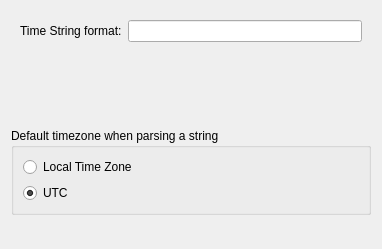
<?xml version="1.0" encoding="UTF-8"?>
<ui version="4.0">
 <comment>
  * Released as open source by Gabriel Caudrelier
  *
  * Developed by Gabriel Caudrelier, gabriel dot caudrelier at gmail dot com
  *
  * https://github.com/metrodango/pip3line
  *
  * Released under BSD 3-Clause see LICENSE for more information
</comment>
 <class>TimestampWidget</class>
 <widget class="QWidget" name="TimestampWidget">
  <property name="geometry">
   <rect>
    <x>0</x>
    <y>0</y>
    <width>382</width>
    <height>249</height>
   </rect>
  </property>
  <property name="sizePolicy">
   <sizepolicy hsizetype="Preferred" vsizetype="Preferred">
    <horstretch>0</horstretch>
    <verstretch>0</verstretch>
   </sizepolicy>
  </property>
  <property name="windowTitle">
   <string>Form</string>
  </property>
  <layout class="QVBoxLayout" name="verticalLayout">
   <item alignment="Qt::AlignTop">
    <widget class="QWidget" name="widget" native="true">
     <property name="sizePolicy">
      <sizepolicy hsizetype="Minimum" vsizetype="Maximum">
       <horstretch>0</horstretch>
       <verstretch>0</verstretch>
      </sizepolicy>
     </property>
     <layout class="QFormLayout" name="formLayout">
      <item row="0" column="0">
       <widget class="QLabel" name="formatLabel">
        <property name="text">
         <string>Time String format:</string>
        </property>
       </widget>
      </item>
      <item row="0" column="1">
       <widget class="QLineEdit" name="formatLineEdit"/>
      </item>
     </layout>
    </widget>
   </item>
   <item alignment="Qt::AlignTop">
    <widget class="QGroupBox" name="groupBox">
     <property name="sizePolicy">
      <sizepolicy hsizetype="Preferred" vsizetype="Maximum">
       <horstretch>0</horstretch>
       <verstretch>0</verstretch>
      </sizepolicy>
     </property>
     <property name="title">
      <string>Default timezone when parsing a string</string>
     </property>
     <layout class="QVBoxLayout" name="verticalLayout_2">
      <item>
       <widget class="QRadioButton" name="tzLocalRadioButton">
        <property name="text">
         <string>Local Time Zone</string>
        </property>
       </widget>
      </item>
      <item>
       <widget class="QRadioButton" name="tzUTCRadioButton">
        <property name="text">
         <string>UTC</string>
        </property>
        <property name="checked">
         <bool>true</bool>
        </property>
       </widget>
      </item>
     </layout>
    </widget>
   </item>
  </layout>
 </widget>
 <resources/>
 <connections/>
</ui>
